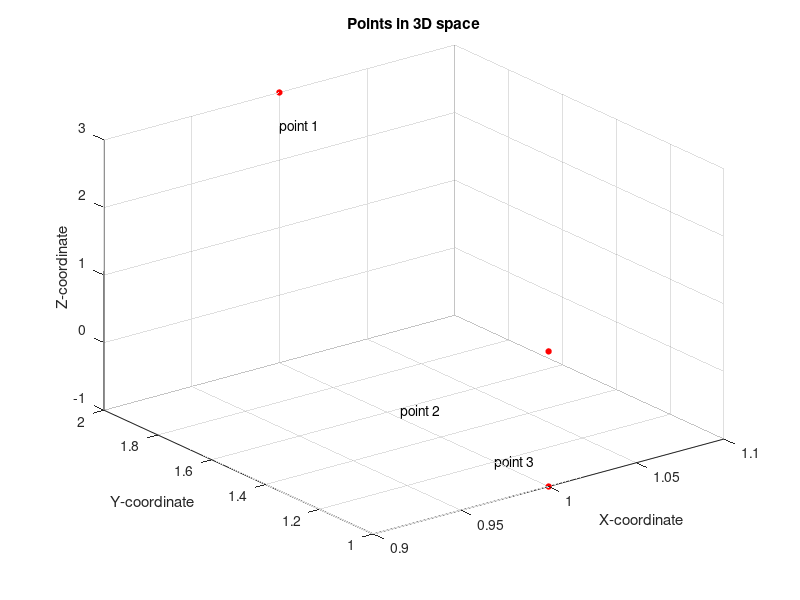
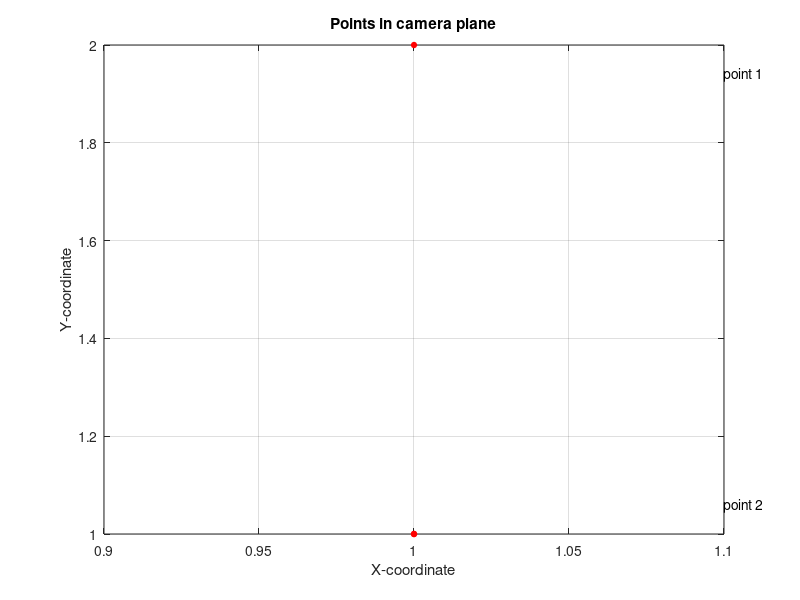

Here is the MATLAB script that generated these plots, in order:
clc
clear all
close all

x1 = [1 2 3 1];
x2 = [1 1 1 1];
x3 = [1 1 -1 1];

P = [eye(3),[0 ;0; 1]];
lambda = 1;

X1 = (P*x1')/lambda; X2 = (P*x2')/lambda; X3 = (P*x3')/lambda;
labels = {'point 1','point 2','point 3'};
figure(1)
plot3([x1(1),x2(1),x3(1)],[x1(2),x2(2),x3(2)],[x1(3),x2(3),x3(3)],'o','MarkerSize',4,'MarkerEdgeColor','red',...
    'MarkerFaceColor','red')
title('Points in 3D space')
text([x1(1),x2(1)-0.1,x3(1)],[x1(2),x2(2)-0.1,x3(2)+0.2],[x1(3)-0.5,x2(3),x3(3)],labels)
grid on
xlabel('X-coordinate')
ylabel('Y-coordinate')
zlabel('Z-coordinate')
figure(2)
plot([X1(1), X2(1), X3(1)],[X1(2), X2(2), X3(2)],'o','MarkerSize',4,'MarkerEdgeColor','red',...
    'MarkerFaceColor','red')
title('Points in camera plane')
text([X1(1)+0.1, X2(1)+0.1, X3(1)-0.3],[X1(2)-0.06, X2(2)+0.06, X3(2)+0.06],labels)
grid on
xlabel('X-coordinate')
ylabel('Y-coordinate')
